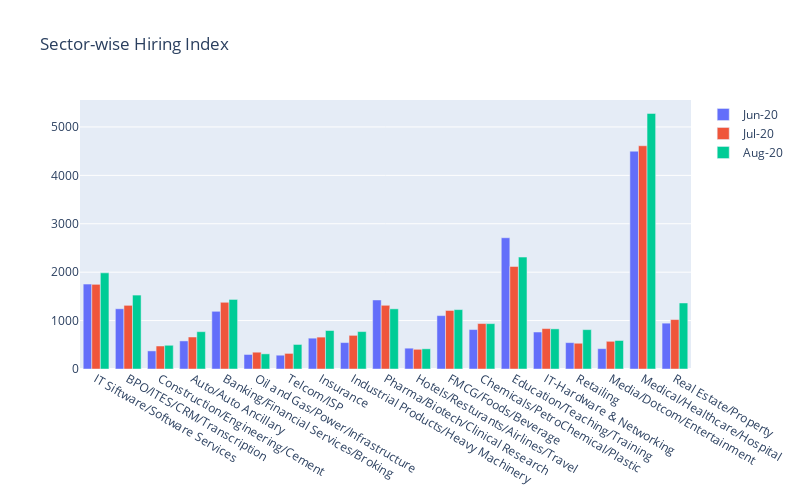

The code cell stored with this chart in its notebook:
### Code cell
import plotly
plotly.offline.init_notebook_mode(connected=True)
trace10 = go.Bar(x=fi["Industry"],y=fi["Jun-20"],name='Jun-20')
trace11 = go.Bar(x=fi["Industry"],y=fi["Jul-20"],name='Jul-20')
trace12 = go.Bar(x=fi["Industry"],y=fi["Aug-20"],name='Aug-20')

data = [trace10, trace11, trace12]
plotly.offline.iplot({"data": data,"layout": go.Layout(barmode='group', title="Sector-wise Hiring Index",width=800,height=500,)
})

### Figure 1 — Plotly figure (JSON) as saved in the notebook; plotly's stock layout.template omitted (floating-point values rounded to 4 significant figures)
{"data": [{"name": "Jun-20", "type": "bar", "x": ["IT Siftware/Software Services", "BPO/ITES/CRM/Transcription", "Construction/Engineering/Cement", "Auto/Auto Ancillary", "Banking/Financial Services/Broking", "Oil and Gas/Power/Infrastructure", "Telcom/ISP", "Insurance", "Industrial Products/Heavy Machinery", "Pharma/Biotech/Clinical Research", "Hotels/Resturants/Airlines/Travel", "FMCG/Foods/Beverage", "Chemicals/PetroChemical/Plastic", "Education/Teaching/Training", "IT-Hardware & Networking", "Retailing", "Media/Dotcom/Entertainment", "Medical/Healthcare/Hospital", "Real Estate/Property"], "y": [1755, 1244, 374, 580, 1192, 300, 285, 637, 546, 1426, 430, 1103, 815, 2711, 764, 545, 420, 4499, 947]}, {"name": "Jul-20", "type": "bar", "x": ["IT Siftware/Software Services", "BPO/ITES/CRM/Transcription", "Construction/Engineering/Cement", "Auto/Auto Ancillary", "Banking/Financial Services/Broking", "Oil and Gas/Power/Infrastructure", "Telcom/ISP", "Insurance", "Industrial Products/Heavy Machinery", "Pharma/Biotech/Clinical Research", "Hotels/Resturants/Airlines/Travel", "FMCG/Foods/Beverage", "Chemicals/PetroChemical/Plastic", "Education/Teaching/Training", "IT-Hardware & Networking", "Retailing", "Media/Dotcom/Entertainment", "Medical/Healthcare/Hospital", "Real Estate/Property"], "y": [1749, 1315, 475, 661, 1378, 347, 322, 659, 695, 1316, 407, 1209, 939, 2118, 835, 532, 572, 4612, 1021]}, {"name": "Aug-20", "type": "bar", "x": ["IT Siftware/Software Services", "BPO/ITES/CRM/Transcription", "Construction/Engineering/Cement", "Auto/Auto Ancillary", "Banking/Financial Services/Broking", "Oil and Gas/Power/Infrastructure", "Telcom/ISP", "Insurance", "Industrial Products/Heavy Machinery", "Pharma/Biotech/Clinical Research", "Hotels/Resturants/Airlines/Travel", "FMCG/Foods/Beverage", "Chemicals/PetroChemical/Plastic", "Education/Teaching/Training", "IT-Hardware & Networking", "Retailing", "Media/Dotcom/Entertainment", "Medical/Healthcare/Hospital", "Real Estate/Property"], "y": [1986, 1527, 490, 771, 1437, 313, 507, 795, 773, 1243, 417, 1227, 937, 2312, 829, 813, 589, 5279, 1364]}], "layout": {"barmode": "group", "height": 500, "title": {"text": "Sector-wise Hiring Index"}, "width": 800}}
